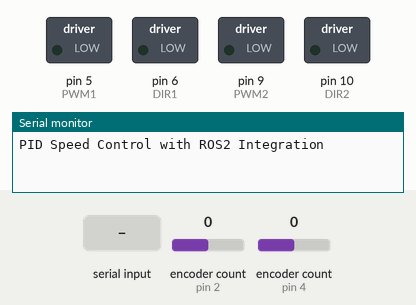
This sketch was run on a simulated Arduino Uno, built with avr-gcc and run on an emulated ATmega328P. Parts: switched loads named in the sketch (green lamp = pin HIGH), the last lines printed to the serial monitor. The test bench sets the inputs (shaded band); at power-on: encoder count (sensors on pin 4, pin 2) 0.

Above: at 0.05 s.
At 1.2 s:
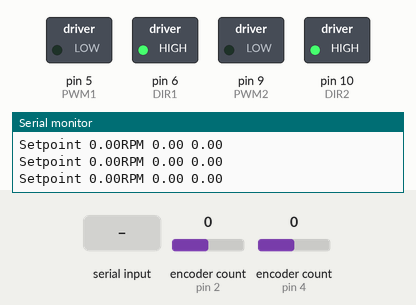
1.3 s: encoder count (sensor on pin 4) set to 4
At 2.6 s:
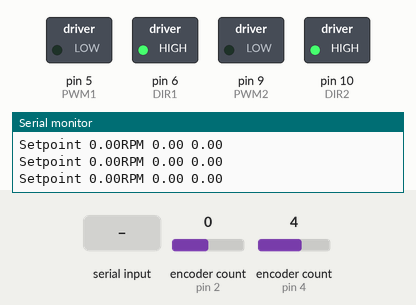
2.9 s: "SETPOINT\n" received over Serial
Timing chart, 0 to 5.9 s (numbered marks = the images above; inputs shaded):
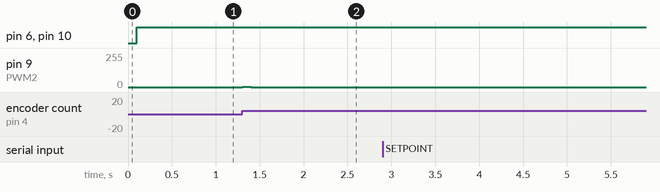

The sketch:

rtRPMtoROS.ino
```cpp
#include <Encoder.h>
#include <PID_v1.h>

// Motor 1 (Left) driver pins
#define PWM1 5
#define DIR1 6

// Motor 2 (Right) driver pins
#define PWM2 9
#define DIR2 10

// Encoder 1 (Left) pins
#define ENC1_A 2
#define ENC1_B 3

// Encoder 2 (Right) pins
#define ENC2_A 4
#define ENC2_B 7

// Encoder and motor parameters
#define CPR 25916
#define SAMPLE_TIME 100

// PID Tuning Parameters
double Kp = 3.7, Ki = 0.8, Kd = 0.1;

// Variables for PID control
double setpoint1 = 0, setpoint2 = 0;
double input1, input2;
double output1, output2;

// PID Controllers
PID pid1(&input1, &output1, &setpoint1, Kp, Ki, Kd, DIRECT);
PID pid2(&input2, &output2, &setpoint2, Kp, Ki, Kd, DIRECT);

// Encoder objects
Encoder motor1Encoder(ENC1_A, ENC1_B);
Encoder motor2Encoder(ENC2_A, ENC2_B);

long prevCount1 = 0, prevCount2 = 0;
unsigned long prevTime = 0;

// Compute RPM function
double computeRPM(long deltaCount, int motorID) {
    double timeFactor = (60000.0 / SAMPLE_TIME);
    return (motorID == 2) ? -(deltaCount * timeFactor) / CPR : (deltaCount * timeFactor) / CPR;
}

// **NEW: Function to Continuously Read Incoming Setpoint**
void checkSerialForSetpoint() {
    if (Serial.available()) {
        String command = Serial.readStringUntil('\n');
        if (command.startsWith("SETPOINT")) {
            sscanf(command.c_str(), "SETPOINT %lf %lf", &setpoint1, &setpoint2);
            Serial.println("OK - Setpoint Updated");  // Confirmation message
        }
    }
}

void setup() {
    Serial.begin(115200);
    pinMode(PWM1, OUTPUT);
    pinMode(DIR1, OUTPUT);
    pinMode(PWM2, OUTPUT);
    pinMode(DIR2, OUTPUT);

    pid1.SetMode(AUTOMATIC);
    pid2.SetMode(AUTOMATIC);

    pid1.SetOutputLimits(0, 255);
    pid2.SetOutputLimits(0, 255);

    Serial.println("PID Speed Control with ROS2 Integration");
}

void loop() {
    unsigned long currentTime = millis();

    // **NEW: Continuously check for new SETPOINT messages**
    checkSerialForSetpoint();

    // **PID Control Loop**
    if (currentTime - prevTime >= SAMPLE_TIME) {
        long count1 = motor1Encoder.read();
        long count2 = motor2Encoder.read();

        input1 = computeRPM(count1 - prevCount1, 1);
        input2 = computeRPM(count2 - prevCount2, 2);

        prevCount1 = count1;
        prevCount2 = count2;
        prevTime = currentTime;

        pid1.Compute();
        pid2.Compute();

        moveMotors((int)output1, (int)output2);

        // **Send Actual RPM Back to ROS2**
        Serial.print("Setpoint ");
        Serial.print(setpoint1);
        Serial.print("RPM ");
        Serial.print(input1);
        Serial.print(" ");
        Serial.println(input2);
    }
}

// **Move Motors with PID Output**
void moveMotors(int speed1, int speed2) {
    // if (speed1 > 0 && speed1 < 100) speed1 = 100;
    // if (speed2 > 0 && speed2 < 100) speed2 = 100;

    digitalWrite(DIR1, speed1 >= 0 ? HIGH : LOW);
    analogWrite(PWM1, abs(speed1));

    digitalWrite(DIR2, speed2 >= 0 ? HIGH : LOW);
    analogWrite(PWM2, abs(speed2));
}
```

Measured:
- after the input at 1.3 s, pin 9 (PWM2): 0/255 → 1/255 at once, → 0/255 0.10 s later
